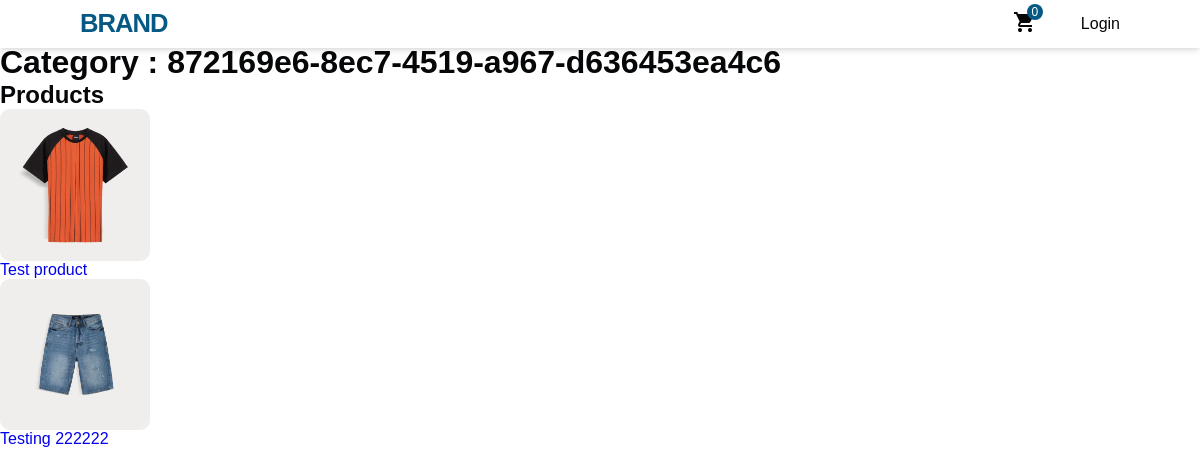
Screenshot of /category/872169e6-8ec7-4519-a967-d636453ea4c6 with the database file from the repository.
### app/models.py (models this page shows, shortened)
class Product(models.Model):
    id = models.UUIDField(
        primary_key=True,
        default=uuid.uuid4,
        editable=False
    )
    name = models.CharField(max_length=100)
    description = models.TextField(null=True)
    price = models.DecimalField(max_digits=10, decimal_places=2)
    discount_price = models.DecimalField(max_digits=10, decimal_places=2,default=0)
    stock = models.IntegerField()
    available = models.BooleanField(default=True)
    category = models.ForeignKey(Category, on_delete=models.CASCADE)
    created_at = models.DateTimeField(auto_now_add=True)
    updated_at = models.DateTimeField(auto_now=True)
    image = models.ImageField(upload_to='product', null=True)

### app/views.py (the view)
# urls.py: path("category/<uuid:id>", views.CategoryView.as_view(), name="category"),
class CategoryView(View):
    def get(self, request, id):
        cart_count = get_cart_count(request)
        category = get_object_or_404(Category, id=id)
        products = Product.objects.filter(category=category)
        return render(request, "app/category.html", locals())

### app/views.py (called while the page is built)
def get_cart_count(request):
    user = request.user
    if request.user.is_authenticated:
        cart_count = Cart.objects.filter(user=user).aggregate(total_quantity=Sum('quantity'))['total_quantity']
        if cart_count is None:
            cart_count = 0
    else:
        cart_count = 0
    return cart_count

### app/templates/app/category.html (shortened to what this page needs)
{% extends "base.html" %}
{% block content %}
<h1>Category : {{id}}</h1>
<h2>Products</h2>
<ul>
    {% for product in products %}
    <li>
        <a href="{% url 'product' product.id %}">
            <img src="{{product.image.url}}" width="150px" height="150px" />
            <p>{{product.name}}</p>
        </a>
    </li>
    {% endfor %}
</ul>
{% endblock content %}

### app/static/css/app.css (style rules this page uses)
* { padding: 0; margin: 0; box-sizing: border-box; list-style: none; text-decoration: none; scroll-behavior: smooth; font-family: "Poppins", sans-serif; -webkit-font-smoothing: antialiased; -moz-osx-font-smoothing: grayscale; text-rendering: optimizeLegibility; }
:root { --primary-color: #075985; --black-color: #060709; --white-color: #fff; --max-width: 1080px; --h1-font: 5.5rem; --h2-font: 3.5rem; --p-font: 1rem; --gray-100: #f3f4f5; --gray-300: #ababab; --small-border-radius: 6px; --grid-gap: 1.5rem; --shadow-small: 0 1px 3px 0 rgba(0, 0, 0, 0.1), 0 1px 2px 0 rgba(0, 0, 0, 0.06); --shadow-medium: 0 4px 6px -1px rgba(0, 0, 0, 0.1), 0 2px 4px -1px rgba(0, 0, 0, 0.06); --shadow-large: 0 10px 15px -3px rgba(0, 0, 0, 0.1), 0 4px 6px -2px rgba(0, 0, 0, 0.05); }
body { background-color: var(--bg-color); color: var(--black-color); }
a, button { cursor: pointer; border: none; outline: none; user-select: none; background: none; box-shadow: none; }
img, video { display: block; max-width: 100%; height: auto; object-fit: cover; }
@media (max-width: 1500px) { :root { --h1-font: 4.8rem; --h2-font: 2.8rem; --p-font: 15px; } }

### rows the page displays
Product: image (picture), name "Test product"
Product: image (picture), name "Testing 222222"

### other values shown
{{ cart_count }} "0"
{{ id }} "872169e6-8ec7-4519-a967-d636453ea4c6"
